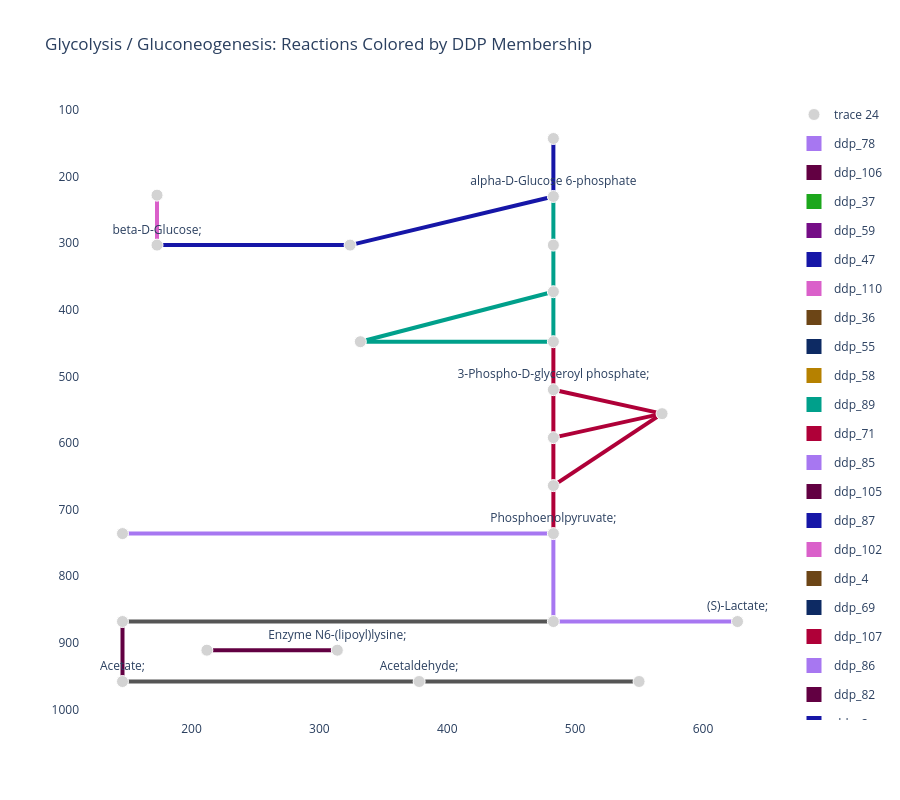

Notebook code for this chart:
### Markdown cell above
### Glycolysis Reactions Colored by DDP Membership

In this plot, each edge represents a reaction in the KEGG glycolysis/gluconeogenesis pathway. We color each reaction by the DDP it belongs to.

### Code cell
# KEGG pathway plot: glycolysis reactions colored by DDP membership

pathway_id_to_plot = "rn00010"  # Glycolysis / Gluconeogenesis

# Restrict labels to reactions assigned to DDPs.
ddp_edge_labels = rxn_to_ddp.copy()

with ddp_pathway_palette(ddp_edge_labels):
    fig = mern_support.kegg_pathway_plot(
        pathway=pathway_id_to_plot,
        dataset=dataset,
        rna=rna,
        user_labels=ddp_edge_labels,
        edge_width=4,
        show_node_labels=True,
        node_label_fraction=0.35,
    )

fig.update_layout(
    title="Glycolysis / Gluconeogenesis: Reactions Colored by DDP Membership"
)

fig.write_image("glycolysis_ddp_plot.png", width=1200, height=800, scale=2)
fig.show()

### Figure 1 — Plotly figure (JSON) as saved in the notebook; plotly's stock layout.template omitted (floating-point values rounded to 4 significant figures)
{"data": [{"hoverinfo": "none", "line": {"color": "#00A08B", "width": 4}, "mode": "lines", "showlegend": false, "type": "scatter", "x": [483, 483, null], "y": [303, 373, null]}, {"hoverinfo": "none", "line": {"color": "#00A08B", "width": 4}, "mode": "lines", "showlegend": false, "type": "scatter", "x": [483, 483, null], "y": [303, 230, null]}, {"hoverinfo": "none", "line": {"color": "#00A08B", "width": 4}, "mode": "lines", "showlegend": false, "type": "scatter", "x": [483, 483, null], "y": [373, 448, null]}, {"hoverinfo": "none", "line": {"color": "#00A08B", "width": 4}, "mode": "lines", "showlegend": false, "type": "scatter", "x": [483, 332, null], "y": [373, 448, null]}, {"hoverinfo": "none", "line": {"color": "#00A08B", "width": 4}, "mode": "lines", "showlegend": false, "type": "scatter", "x": [483, 332, null], "y": [448, 448, null]}, {"hoverinfo": "none", "line": {"color": "#AF0038", "width": 4}, "mode": "lines", "showlegend": false, "type": "scatter", "x": [483, 483, null], "y": [448, 520, null]}, {"hoverinfo": "none", "line": {"color": "#AF0038", "width": 4}, "mode": "lines", "showlegend": false, "type": "scatter", "x": [483, 483, null], "y": [520, 592, null]}, {"hoverinfo": "none", "line": {"color": "#AF0038", "width": 4}, "mode": "lines", "showlegend": false, "type": "scatter", "x": [483, 568, null], "y": [520, 556, null]}, {"hoverinfo": "none", "line": {"color": "#AF0038", "width": 4}, "mode": "lines", "showlegend": false, "type": "scatter", "x": [483, 483, null], "y": [592, 664, null]}, {"hoverinfo": "none", "line": {"color": "#AF0038", "width": 4}, "mode": "lines", "showlegend": false, "type": "scatter", "x": [483, 568, null], "y": [592, 556, null]}, {"hoverinfo": "none", "line": {"color": "#AF0038", "width": 4}, "mode": "lines", "showlegend": false, "type": "scatter", "x": [483, 483, null], "y": [664, 736, null]}, {"hoverinfo": "none", "line": {"color": "#AF0038", "width": 4}, "mode": "lines", "showlegend": false, "type": "scatter", "x": [483, 568, null], "y": [664, 556, null]}, {"hoverinfo": "none", "line": {"color": "#A777F1", "width": 4}, "mode": "lines", "showlegend": false, "type": "scatter", "x": [483, 483, null], "y": [736, 868, null]}, {"hoverinfo": "none", "line": {"color": "#A777F1", "width": 4}, "mode": "lines", "showlegend": false, "type": "scatter", "x": [483, 146, null], "y": [736, 736, null]}, {"hoverinfo": "none", "line": {"color": "#555555", "width": 4}, "mode": "lines", "showlegend": false, "type": "scatter", "x": [483, 146, null], "y": [868, 868, null]}, {"hoverinfo": "none", "line": {"color": "#A777F1", "width": 4}, "mode": "lines", "showlegend": false, "type": "scatter", "x": [483, 627, null], "y": [868, 868, null]}, {"hoverinfo": "none", "line": {"color": "#620042", "width": 4}, "mode": "lines", "showlegend": false, "type": "scatter", "x": [146, 146, null], "y": [868, 958, null]}, {"hoverinfo": "none", "line": {"color": "#1616A7", "width": 4}, "mode": "lines", "showlegend": false, "type": "scatter", "x": [483, 324, null], "y": [230, 303, null]}, {"hoverinfo": "none", "line": {"color": "#1616A7", "width": 4}, "mode": "lines", "showlegend": false, "type": "scatter", "x": [483, 483, null], "y": [230, 143, null]}, {"hoverinfo": "none", "line": {"color": "#1616A7", "width": 4}, "mode": "lines", "showlegend": false, "type": "scatter", "x": [324, 173, null], "y": [303, 303, null]}, {"hoverinfo": "none", "line": {"color": "#555555", "width": 4}, "mode": "lines", "showlegend": false, "type": "scatter", "x": [378, 146, null], "y": [958, 958, null]}, {"hoverinfo": "none", "line": {"color": "#555555", "width": 4}, "mode": "lines", "showlegend": false, "type": "scatter", "x": [378, 550, null], "y": [958, 958, null]}, {"hoverinfo": "none", "line": {"color": "#DA60CA", "width": 4}, "mode": "lines", "showlegend": false, "type": "scatter", "x": [173, 173, null], "y": [228, 303, null]}, {"hoverinfo": "none", "line": {"color": "#620042", "width": 4}, "mode": "lines", "showlegend": false, "type": "scatter", "x": [212, 314, null], "y": [911, 911, null]}, {"hoverinfo": "text", "hoverlabel": {"bgcolor": "white"}, "hovertemplate": "%{hovertext}<extra></extra>", "hovertext": ["Name: D-Fructose 6-phosphate;<br>ID: cpd:C00085", "Name: D-Fructose 1,6-bisphosphate<br>ID: cpd:C00354", "Name: D-Glyceraldehyde 3-phosphate;<br>ID: cpd:C00118", "Name: Glycerone phosphate;<br>ID: cpd:C00111", "Name: 3-Phospho-D-glyceroyl phosphate;<br>ID: cpd:C00236", "Name: 3-Phospho-D-glycerate;<br>ID: cpd:C00197", "Name: 2-Phospho-D-glycerate;<br>ID: cpd:C00631", "Name: Phosphoenolpyruvate;<br>ID: cpd:C00074", "Name: Pyruvate;<br>ID: cpd:C00022", "Name: Acetyl-CoA;<br>ID: cpd:C00024", "Name: alpha-D-Glucose 6-phosphate<br>ID: cpd:C00668", "Name: beta-D-Glucose 6-phosphate<br>ID: cpd:C01172", "Name: D-Glucose 1-phosphate;<br>ID: cpd:C00103", "Name: Oxaloacetate;<br>ID: cpd:C00036", "Name: (S)-Lactate;<br>ID: cpd:C00186", "Name: Acetaldehyde;<br>ID: cpd:C00084", "Name: Acetate;<br>ID: cpd:C00033", "Name: Ethanol;<br>ID: cpd:C00469", "Name: 2,3-Bisphospho-D-glycerate;<br>ID: cpd:C01159", "Name: alpha-D-Glucose<br>ID: cpd:C00267", "Name: beta-D-Glucose;<br>ID: cpd:C00221", "Name: Enzyme N6-(dihydrolipoyl)lysine;<br>ID: cpd:C15973", "Name: Enzyme N6-(lipoyl)lysine;<br>ID: cpd:C15972"], "marker": {"color": ["lightgray", "lightgray", "lightgray", "lightgray", "lightgray", "lightgray", "lightgray", "lightgray", "lightgray", "lightgray", "lightgray", "lightgray", "lightgray", "lightgray", "lightgray", "lightgray", "lightgray", "lightgray", "lightgray", "lightgray", "lightgray", "lightgray", "lightgray"], "opacity": 1, "size": [12, 12, 12, 12, 12, 12, 12, 12, 12, 12, 12, 12, 12, 12, 12, 12, 12, 12, 12, 12, 12, 12, 12]}, "mode": "markers+text", "text": [null, null, null, null, "3-Phospho-D-glyceroyl phosphate;", null, null, "Phosphoenolpyruvate;", null, null, "alpha-D-Glucose 6-phosphate", null, null, null, "(S)-Lactate;", "Acetaldehyde;", "Acetate;", null, null, null, "beta-D-Glucose;", null, "Enzyme N6-(lipoyl)lysine;"], "textposition": "top center", "type": "scatter", "x": [483, 483, 483, 332, 483, 483, 483, 483, 483, 146, 483, 324, 483, 146, 627, 378, 146, 550, 568, 173, 173, 212, 314], "y": [303, 373, 448, 448, 520, 592, 664, 736, 868, 868, 230, 303, 143, 736, 868, 958, 958, 958, 556, 228, 303, 911, 911]}, {"hoverinfo": "text", "marker": {"opacity": 0, "size": 10}, "mode": "markers", "showlegend": false, "text": ["Reaction: rn:R00764 rn:R00756 rn:R00762 rn:R05805<br>Value: ddp_89<br>Size: 2.00", "Reaction: rn:R13199<br>Value: ddp_89<br>Size: 2.00", "Reaction: rn:R01068<br>Value: ddp_89<br>Size: 2.00", "Reaction: rn:R01068<br>Value: ddp_89<br>Size: 2.00", "Reaction: rn:R01015<br>Value: ddp_89<br>Size: 2.00", "Reaction: rn:R01061 rn:R01063<br>Value: ddp_71<br>Size: 2.00", "Reaction: rn:R01512<br>Value: ddp_71<br>Size: 2.00", "Reaction: rn:R01662<br>Value: ddp_71<br>Size: 2.00", "Reaction: rn:R01518<br>Value: ddp_71<br>Size: 2.00", "Reaction: rn:R01516<br>Value: ddp_71<br>Size: 2.00", "Reaction: rn:R00658<br>Value: ddp_71<br>Size: 2.00", "Reaction: rn:R09532<br>Value: ddp_71<br>Size: 2.00", "Reaction: rn:R00199 rn:R00200 rn:R00206 rn:R02320<br>Value: ddp_78<br>Size: 2.00", "Reaction: rn:R00341 rn:R00345 rn:R00346 rn:R00431 rn:R00726<br>Value: ddp_78<br>Size: 2.00", "Reaction: rn:R00209 rn:R00212 rn:R01196 rn:R10866<br>Value: NA<br>Size: 2.00", "Reaction: rn:R00196 rn:R00703 rn:R01447 rn:R13050<br>Value: ddp_78<br>Size: 2.00", "Reaction: rn:R00229 rn:R00235<br>Value: ddp_106<br>Size: 2.00", "Reaction: rn:R02739<br>Value: ddp_87<br>Size: 2.00", "Reaction: rn:R00959<br>Value: ddp_87<br>Size: 2.00", "Reaction: rn:R01600 rn:R02187 rn:R09086<br>Value: ddp_87<br>Size: 2.00", "Reaction: rn:R00710 rn:R00711<br>Value: NA<br>Size: 2.00", "Reaction: rn:R00746 rn:R00754 rn:R05198 rn:R09127 rn:R09479<br>Value: NA<br>Size: 2.00", "Reaction: rn:R01602<br>Value: ddp_102<br>Size: 2.00", "Reaction: rn:R07618<br>Value: ddp_14<br>Size: 2.00"], "type": "scatter", "x": [483, 483, 483, 407.5, 407.5, 483, 483, 525.5, 483, 525.5, 483, 525.5, 483, 314.5, 314.5, 555, 146, 403.5, 483, 248.5, 262, 464, 173, 263], "y": [338, 266.5, 410.5, 410.5, 448, 484, 556, 538, 628, 574, 700, 610, 802, 736, 868, 868, 913, 266.5, 186.5, 303, 958, 958, 265.5, 911]}, {"legendgroup": "ddp_78", "marker": {"color": "#A777F1", "size": 15, "symbol": "square"}, "mode": "markers", "name": "ddp_78", "showlegend": true, "type": "scatter", "x": [null], "y": [null]}, {"legendgroup": "ddp_106", "marker": {"color": "#620042", "size": 15, "symbol": "square"}, "mode": "markers", "name": "ddp_106", "showlegend": true, "type": "scatter", "x": [null], "y": [null]}, {"legendgroup": "ddp_37", "marker": {"color": "#1CA71C", "size": 15, "symbol": "square"}, "mode": "markers", "name": "ddp_37", "showlegend": true, "type": "scatter", "x": [null], "y": [null]}, {"legendgroup": "ddp_59", "marker": {"color": "#750D86", "size": 15, "symbol": "square"}, "mode": "markers", "name": "ddp_59", "showlegend": true, "type": "scatter", "x": [null], "y": [null]}, {"legendgroup": "ddp_47", "marker": {"color": "#1616A7", "size": 15, "symbol": "square"}, "mode": "markers", "name": "ddp_47", "showlegend": true, "type": "scatter", "x": [null], "y": [null]}, {"legendgroup": "ddp_110", "marker": {"color": "#DA60CA", "size": 15, "symbol": "square"}, "mode": "markers", "name": "ddp_110", "showlegend": true, "type": "scatter", "x": [null], "y": [null]}, {"legendgroup": "ddp_36", "marker": {"color": "#6C4516", "size": 15, "symbol": "square"}, "mode": "markers", "name": "ddp_36", "showlegend": true, "type": "scatter", "x": [null], "y": [null]}, {"legendgroup": "ddp_55", "marker": {"color": "#0D2A63", "size": 15, "symbol": "square"}, "mode": "markers", "name": "ddp_55", "showlegend": true, "type": "scatter", "x": [null], "y": [null]}, {"legendgroup": "ddp_58", "marker": {"color": "#B68100", "size": 15, "symbol": "square"}, "mode": "markers", "name": "ddp_58", "showlegend": true, "type": "scatter", "x": [null], "y": [null]}, {"legendgroup": "ddp_89", "marker": {"color": "#00A08B", "size": 15, "symbol": "square"}, "mode": "markers", "name": "ddp_89", "showlegend": true, "type": "scatter", "x": [null], "y": [null]}, {"legendgroup": "ddp_71", "marker": {"color": "#AF0038", "size": 15, "symbol": "square"}, "mode": "markers", "name": "ddp_71", "showlegend": true, "type": "scatter", "x": [null], "y": [null]}, {"legendgroup": "ddp_85", "marker": {"color": "#A777F1", "size": 15, "symbol": "square"}, "mode": "markers", "name": "ddp_85", "showlegend": true, "type": "scatter", "x": [null], "y": [null]}, {"legendgroup": "ddp_105", "marker": {"color": "#620042", "size": 15, "symbol": "square"}, "mode": "markers", "name": "ddp_105", "showlegend": true, "type": "scatter", "x": [null], "y": [null]}, {"legendgroup": "ddp_87", "marker": {"color": "#1616A7", "size": 15, "symbol": "square"}, "mode": "markers", "name": "ddp_87", "showlegend": true, "type": "scatter", "x": [null], "y": [null]}, {"legendgroup": "ddp_102", "marker": {"color": "#DA60CA", "size": 15, "symbol": "square"}, "mode": "markers", "name": "ddp_102", "showlegend": true, "type": "scatter", "x": [null], "y": [null]}, {"legendgroup": "ddp_4", "marker": {"color": "#6C4516", "size": 15, "symbol": "square"}, "mode": "markers", "name": "ddp_4", "showlegend": true, "type": "scatter", "x": [null], "y": [null]}, {"legendgroup": "ddp_69", "marker": {"color": "#0D2A63", "size": 15, "symbol": "square"}, "mode": "markers", "name": "ddp_69", "showlegend": true, "type": "scatter", "x": [null], "y": [null]}, {"legendgroup": "ddp_107", "marker": {"color": "#AF0038", "size": 15, "symbol": "square"}, "mode": "markers", "name": "ddp_107", "showlegend": true, "type": "scatter", "x": [null], "y": [null]}, {"legendgroup": "ddp_86", "marker": {"color": "#A777F1", "size": 15, "symbol": "square"}, "mode": "markers", "name": "ddp_86", "showlegend": true, "type": "scatter", "x": [null], "y": [null]}, {"legendgroup": "ddp_82", "marker": {"color": "#620042", "size": 15, "symbol": "square"}, "mode": "markers", "name": "ddp_82", "showlegend": true, "type": "scatter", "x": [null], "y": [null]}, {"legendgroup": "ddp_2", "marker": {"color": "#1616A7", "size": 15, "symbol": "square"}, "mode": "markers", "name": "ddp_2", "showlegend": true, "type": "scatter", "x": [null], "y": [null]}, {"legendgroup": "ddp_79", "marker": {"color": "#DA60CA", "size": 15, "symbol": "square"}, "mode": "markers", "name": "ddp_79", "showlegend": true, "type": "scatter", "x": [null], "y": [null]}, {"legendgroup": "ddp_90", "marker": {"color": "#FB00D1", "size": 15, "symbol": "square"}, "mode": "markers", "name": "ddp_90", "showlegend": true, "type": "scatter", "x": [null], "y": [null]}, {"legendgroup": "ddp_24", "marker": {"color": "#6C4516", "size": 15, "symbol": "square"}, "mode": "markers", "name": "ddp_24", "showlegend": true, "type": "scatter", "x": [null], "y": [null]}, {"legendgroup": "ddp_28", "marker": {"color": "#0D2A63", "size": 15, "symbol": "square"}, "mode": "markers", "name": "ddp_28", "showlegend": true, "type": "scatter", "x": [null], "y": [null]}, {"legendgroup": "ddp_62", "marker": {"color": "#AF0038", "size": 15, "symbol": "square"}, "mode": "markers", "name": "ddp_62", "showlegend": true, "type": "scatter", "x": [null], "y": [null]}, {"legendgroup": "ddp_23", "marker": {"color": "#A777F1", "size": 15, "symbol": "square"}, "mode": "markers", "name": "ddp_23", "showlegend": true, "type": "scatter", "x": [null], "y": [null]}, {"legendgroup": "ddp_34", "marker": {"color": "#620042", "size": 15, "symbol": "square"}, "mode": "markers", "name": "ddp_34", "showlegend": true, "type": "scatter", "x": [null], "y": [null]}, {"legendgroup": "ddp_46", "marker": {"color": "#DA16FF", "size": 15, "symbol": "square"}, "mode": "markers", "name": "ddp_46", "showlegend": true, "type": "scatter", "x": [null], "y": [null]}, {"legendgroup": "ddp_67", "marker": {"color": "#1616A7", "size": 15, "symbol": "square"}, "mode": "markers", "name": "ddp_67", "showlegend": true, "type": "scatter", "x": [null], "y": [null]}, {"legendgroup": "ddp_64", "marker": {"color": "#DA60CA", "size": 15, "symbol": "square"}, "mode": "markers", "name": "ddp_64", "showlegend": true, "type": "scatter", "x": [null], "y": [null]}, {"legendgroup": "ddp_15", "marker": {"color": "#6C4516", "size": 15, "symbol": "square"}, "mode": "markers", "name": "ddp_15", "showlegend": true, "type": "scatter", "x": [null], "y": [null]}, {"legendgroup": "ddp_22", "marker": {"color": "#0D2A63", "size": 15, "symbol": "square"}, "mode": "markers", "name": "ddp_22", "showlegend": true, "type": "scatter", "x": [null], "y": [null]}, {"legendgroup": "ddp_1", "marker": {"color": "#AF0038", "size": 15, "symbol": "square"}, "mode": "markers", "name": "ddp_1", "showlegend": true, "type": "scatter", "x": [null], "y": [null]}, {"legendgroup": "ddp_56", "marker": {"color": "#A777F1", "size": 15, "symbol": "square"}, "mode": "markers", "name": "ddp_56", "showlegend": true, "type": "scatter", "x": [null], "y": [null]}, {"legendgroup": "ddp_68", "marker": {"color": "#620042", "size": 15, "symbol": "square"}, "mode": "markers", "name": "ddp_68", "showlegend": true, "type": "scatter", "x": [null], "y": [null]}, {"legendgroup": "ddp_96", "marker": {"color": "#1616A7", "size": 15, "symbol": "square"}, "mode": "markers", "name": "ddp_96", "showlegend": true, "type": "scatter", "x": [null], "y": [null]}, {"legendgroup": "ddp_98", "marker": {"color": "#DA60CA", "size": 15, "symbol": "square"}, "mode": "markers", "name": "ddp_98", "showlegend": true, "type": "scatter", "x": [null], "y": [null]}, {"legendgroup": "ddp_94", "marker": {"color": "#6C7C32", "size": 15, "symbol": "square"}, "mode": "markers", "name": "ddp_94", "showlegend": true, "type": "scatter", "x": [null], "y": [null]}, {"legendgroup": "ddp_74", "marker": {"color": "#6C4516", "size": 15, "symbol": "square"}, "mode": "markers", "name": "ddp_74", "showlegend": true, "type": "scatter", "x": [null], "y": [null]}, {"legendgroup": "ddp_95", "marker": {"color": "#0D2A63", "size": 15, "symbol": "square"}, "mode": "markers", "name": "ddp_95", "showlegend": true, "type": "scatter", "x": [null], "y": [null]}, {"legendgroup": "ddp_40", "marker": {"color": "#AF0038", "size": 15, "symbol": "square"}, "mode": "markers", "name": "ddp_40", "showlegend": true, "type": "scatter", "x": [null], "y": [null]}, {"legendgroup": "ddp_38", "marker": {"color": "#A777F1", "size": 15, "symbol": "square"}, "mode": "markers", "name": "ddp_38", "showlegend": true, "type": "scatter", "x": [null], "y": [null]}, {"legendgroup": "ddp_14", "marker": {"color": "#620042", "size": 15, "symbol": "square"}, "mode": "markers", "name": "ddp_14", "showlegend": true, "type": "scatter", "x": [null], "y": [null]}, {"legendgroup": "ddp_108", "marker": {"color": "#1616A7", "size": 15, "symbol": "square"}, "mode": "markers", "name": "ddp_108", "showlegend": true, "type": "scatter", "x": [null], "y": [null]}, {"legendgroup": "ddp_48", "marker": {"color": "#DA60CA", "size": 15, "symbol": "square"}, "mode": "markers", "name": "ddp_48", "showlegend": true, "type": "scatter", "x": [null], "y": [null]}, {"legendgroup": "ddp_75", "marker": {"color": "#6C4516", "size": 15, "symbol": "square"}, "mode": "markers", "name": "ddp_75", "showlegend": true, "type": "scatter", "x": [null], "y": [null]}, {"legendgroup": "ddp_80", "marker": {"color": "#0D2A63", "size": 15, "symbol": "square"}, "mode": "markers", "name": "ddp_80", "showlegend": true, "type": "scatter", "x": [null], "y": [null]}, {"legendgroup": "ddp_104", "marker": {"color": "#AF0038", "size": 15, "symbol": "square"}, "mode": "markers", "name": "ddp_104", "showlegend": true, "type": "scatter", "x": [null], "y": [null]}, {"legendgroup": "ddp_11", "marker": {"color": "#A777F1", "size": 15, "symbol": "square"}, "mode": "markers", "name": "ddp_11", "showlegend": true, "type": "scatter", "x": [null], "y": [null]}, {"legendgroup": "ddp_60", "marker": {"color": "#620042", "size": 15, "symbol": "square"}, "mode": "markers", "name": "ddp_60", "showlegend": true, "type": "scatter", "x": [null], "y": [null]}, {"legendgroup": "ddp_84", "marker": {"color": "#1616A7", "size": 15, "symbol": "square"}, "mode": "markers", "name": "ddp_84", "showlegend": true, "type": "scatter", "x": [null], "y": [null]}, {"legendgroup": "ddp_16", "marker": {"color": "#DA60CA", "size": 15, "symbol": "square"}, "mode": "markers", "name": "ddp_16", "showlegend": true, "type": "scatter", "x": [null], "y": [null]}, {"legendgroup": "ddp_99", "marker": {"color": "#6C4516", "size": 15, "symbol": "square"}, "mode": "markers", "name": "ddp_99", "showlegend": true, "type": "scatter", "x": [null], "y": [null]}, {"legendgroup": "ddp_27", "marker": {"color": "#0D2A63", "size": 15, "symbol": "square"}, "mode": "markers", "name": "ddp_27", "showlegend": true, "type": "scatter", "x": [null], "y": [null]}, {"legendgroup": "ddp_88", "marker": {"color": "#AF0038", "size": 15, "symbol": "square"}, "mode": "markers", "name": "ddp_88", "showlegend": true, "type": "scatter", "x": [null], "y": [null]}, {"legendgroup": "ddp_76", "marker": {"color": "#A777F1", "size": 15, "symbol": "square"}, "mode": "markers", "name": "ddp_76", "showlegend": true, "type": "scatter", "x": [null], "y": [null]}, {"legendgroup": "ddp_5", "marker": {"color": "#620042", "size": 15, "symbol": "square"}, "mode": "markers", "name": "ddp_5", "showlegend": true, "type": "scatter", "x": [null], "y": [null]}, {"legendgroup": "ddp_6", "marker": {"color": "#1616A7", "size": 15, "symbol": "square"}, "mode": "markers", "name": "ddp_6", "showlegend": true, "type": "scatter", "x": [null], "y": [null]}, {"legendgroup": "ddp_97", "marker": {"color": "#DA60CA", "size": 15, "symbol": "square"}, "mode": "markers", "name": "ddp_97", "showlegend": true, "type": "scatter", "x": [null], "y": [null]}, {"legendgroup": "ddp_65", "marker": {"color": "#6C4516", "size": 15, "symbol": "square"}, "mode": "markers", "name": "ddp_65", "showlegend": true, "type": "scatter", "x": [null], "y": [null]}, {"legendgroup": "ddp_77", "marker": {"color": "#0D2A63", "size": 15, "symbol": "square"}, "mode": "markers", "name": "ddp_77", "showlegend": true, "type": "scatter", "x": [null], "y": [null]}, {"legendgroup": "ddp_70", "marker": {"color": "#AF0038", "size": 15, "symbol": "square"}, "mode": "markers", "name": "ddp_70", "showlegend": true, "type": "scatter", "x": [null], "y": [null]}, {"legendgroup": "ddp_73", "marker": {"color": "#A777F1", "size": 15, "symbol": "square"}, "mode": "markers", "name": "ddp_73", "showlegend": true, "type": "scatter", "x": [null], "y": [null]}, {"legendgroup": "ddp_100", "marker": {"color": "#778AAE", "size": 15, "symbol": "square"}, "mode": "markers", "name": "ddp_100", "showlegend": true, "type": "scatter", "x": [null], "y": [null]}, {"legendgroup": "ddp_92", "marker": {"color": "#B2828D", "size": 15, "symbol": "square"}, "mode": "markers", "name": "ddp_92", "showlegend": true, "type": "scatter", "x": [null], "y": [null]}, {"legendgroup": "ddp_26", "marker": {"color": "#620042", "size": 15, "symbol": "square"}, "mode": "markers", "name": "ddp_26", "showlegend": true, "type": "scatter", "x": [null], "y": [null]}, {"legendgroup": "ddp_103", "marker": {"color": "#862A16", "size": 15, "symbol": "square"}, "mode": "markers", "name": "ddp_103", "showlegend": true, "type": "scatter", "x": [null], "y": [null]}, {"legendgroup": "ddp_9", "marker": {"color": "#1616A7", "size": 15, "symbol": "square"}, "mode": "markers", "name": "ddp_9", "showlegend": true, "type": "scatter", "x": [null], "y": [null]}, {"legendgroup": "ddp_81", "marker": {"color": "#DA60CA", "size": 15, "symbol": "square"}, "mode": "markers", "name": "ddp_81", "showlegend": true, "type": "scatter", "x": [null], "y": [null]}, {"legendgroup": "ddp_41", "marker": {"color": "#6C4516", "size": 15, "symbol": "square"}, "mode": "markers", "name": "ddp_41", "showlegend": true, "type": "scatter", "x": [null], "y": [null]}, {"legendgroup": "ddp_42", "marker": {"color": "#0D2A63", "size": 15, "symbol": "square"}, "mode": "markers", "name": "ddp_42", "showlegend": true, "type": "scatter", "x": [null], "y": [null]}, {"legendgroup": "ddp_54", "marker": {"color": "#AF0038", "size": 15, "symbol": "square"}, "mode": "markers", "name": "ddp_54", "showlegend": true, "type": "scatter", "x": [null], "y": [null]}, {"legendgroup": "ddp_66", "marker": {"color": "#EB663B", "size": 15, "symbol": "square"}, "mode": "markers", "name": "ddp_66", "showlegend": true, "type": "scatter", "x": [null], "y": [null]}, {"legendgroup": "ddp_51", "marker": {"color": "#A777F1", "size": 15, "symbol": "square"}, "mode": "markers", "name": "ddp_51", "showlegend": true, "type": "scatter", "x": [null], "y": [null]}, {"legendgroup": "ddp_93", "marker": {"color": "#620042", "size": 15, "symbol": "square"}, "mode": "markers", "name": "ddp_93", "showlegend": true, "type": "scatter", "x": [null], "y": [null]}, {"legendgroup": "ddp_109", "marker": {"color": "#1616A7", "size": 15, "symbol": "square"}, "mode": "markers", "name": "ddp_109", "showlegend": true, "type": "scatter", "x": [null], "y": [null]}, {"legendgroup": "ddp_61", "marker": {"color": "#DA60CA", "size": 15, "symbol": "square"}, "mode": "markers", "name": "ddp_61", "showlegend": true, "type": "scatter", "x": [null], "y": [null]}, {"legendgroup": "ddp_50", "marker": {"color": "#6C4516", "size": 15, "symbol": "square"}, "mode": "markers", "name": "ddp_50", "showlegend": true, "type": "scatter", "x": [null], "y": [null]}, {"legendgroup": "ddp_53", "marker": {"color": "#222A2A", "size": 15, "symbol": "square"}, "mode": "markers", "name": "ddp_53", "showlegend": true, "type": "scatter", "x": [null], "y": [null]}, {"legendgroup": "ddp_101", "marker": {"color": "#0D2A63", "size": 15, "symbol": "square"}, "mode": "markers", "name": "ddp_101", "showlegend": true, "type": "scatter", "x": [null], "y": [null]}, {"legendgroup": "ddp_0", "marker": {"color": "#AF0038", "size": 15, "symbol": "square"}, "mode": "markers", "name": "ddp_0", "showlegend": true, "type": "scatter", "x": [null], "y": [null]}, {"legendgroup": "ddp_63", "marker": {"color": "#A777F1", "size": 15, "symbol": "square"}, "mode": "markers", "name": "ddp_63", "showlegend": true, "type": "scatter", "x": [null], "y": [null]}, {"legendgroup": "ddp_39", "marker": {"color": "#620042", "size": 15, "symbol": "square"}, "mode": "markers", "name": "ddp_39", "showlegend": true, "type": "scatter", "x": [null], "y": [null]}, {"legendgroup": "ddp_91", "marker": {"color": "#FC0080", "size": 15, "symbol": "square"}, "mode": "markers", "name": "ddp_91", "showlegend": true, "type": "scatter", "x": [null], "y": [null]}, {"legendgroup": "ddp_57", "marker": {"color": "#1616A7", "size": 15, "symbol": "square"}, "mode": "markers", "name": "ddp_57", "showlegend": true, "type": "scatter", "x": [null], "y": [null]}, {"legendgroup": "ddp_31", "marker": {"color": "#DA60CA", "size": 15, "symbol": "square"}, "mode": "markers", "name": "ddp_31", "showlegend": true, "type": "scatter", "x": [null], "y": [null]}, {"legendgroup": "ddp_21", "marker": {"color": "#6C4516", "size": 15, "symbol": "square"}, "mode": "markers", "name": "ddp_21", "showlegend": true, "type": "scatter", "x": [null], "y": [null]}, {"legendgroup": "ddp_83", "marker": {"color": "#511CFB", "size": 15, "symbol": "square"}, "mode": "markers", "name": "ddp_83", "showlegend": true, "type": "scatter", "x": [null], "y": [null]}, {"legendgroup": "ddp_17", "marker": {"color": "#0D2A63", "size": 15, "symbol": "square"}, "mode": "markers", "name": "ddp_17", "showlegend": true, "type": "scatter", "x": [null], "y": [null]}, {"legendgroup": "ddp_32", "marker": {"color": "#E15F99", "size": 15, "symbol": "square"}, "mode": "markers", "name": "ddp_32", "showlegend": true, "type": "scatter", "x": [null], "y": [null]}, {"legendgroup": "ddp_33", "marker": {"color": "#AF0038", "size": 15, "symbol": "square"}, "mode": "markers", "name": "ddp_33", "showlegend": true, "type": "scatter", "x": [null], "y": [null]}, {"legendgroup": "ddp_30", "marker": {"color": "#A777F1", "size": 15, "symbol": "square"}, "mode": "markers", "name": "ddp_30", "showlegend": true, "type": "scatter", "x": [null], "y": [null]}, {"legendgroup": "ddp_72", "marker": {"color": "#620042", "size": 15, "symbol": "square"}, "mode": "markers", "name": "ddp_72", "showlegend": true, "type": "scatter", "x": [null], "y": [null]}, {"legendgroup": "ddp_49", "marker": {"color": "#1616A7", "size": 15, "symbol": "square"}, "mode": "markers", "name": "ddp_49", "showlegend": true, "type": "scatter", "x": [null], "y": [null]}, {"legendgroup": "ddp_44", "marker": {"color": "#FB0D0D", "size": 15, "symbol": "square"}, "mode": "markers", "name": "ddp_44", "showlegend": true, "type": "scatter", "x": [null], "y": [null]}, {"legendgroup": "ddp_52", "marker": {"color": "#DA60CA", "size": 15, "symbol": "square"}, "mode": "markers", "name": "ddp_52", "showlegend": true, "type": "scatter", "x": [null], "y": [null]}, {"legendgroup": "ddp_45", "marker": {"color": "#6C4516", "size": 15, "symbol": "square"}, "mode": "markers", "name": "ddp_45", "showlegend": true, "type": "scatter", "x": [null], "y": [null]}, {"legendgroup": "ddp_25", "marker": {"color": "#0D2A63", "size": 15, "symbol": "square"}, "mode": "markers", "name": "ddp_25", "showlegend": true, "type": "scatter", "x": [null], "y": [null]}, {"legendgroup": "ddp_19", "marker": {"color": "#AF0038", "size": 15, "symbol": "square"}, "mode": "markers", "name": "ddp_19", "showlegend": true, "type": "scatter", "x": [null], "y": [null]}, {"legendgroup": "ddp_35", "marker": {"color": "#A777F1", "size": 15, "symbol": "square"}, "mode": "markers", "name": "ddp_35", "showlegend": true, "type": "scatter", "x": [null], "y": [null]}, {"legendgroup": "ddp_20", "marker": {"color": "#620042", "size": 15, "symbol": "square"}, "mode": "markers", "name": "ddp_20", "showlegend": true, "type": "scatter", "x": [null], "y": [null]}, {"legendgroup": "ddp_7", "marker": {"color": "#1616A7", "size": 15, "symbol": "square"}, "mode": "markers", "name": "ddp_7", "showlegend": true, "type": "scatter", "x": [null], "y": [null]}, {"legendgroup": "ddp_10", "marker": {"color": "#DA60CA", "size": 15, "symbol": "square"}, "mode": "markers", "name": "ddp_10", "showlegend": true, "type": "scatter", "x": [null], "y": [null]}, {"legendgroup": "ddp_29", "marker": {"color": "#6C4516", "size": 15, "symbol": "square"}, "mode": "markers", "name": "ddp_29", "showlegend": true, "type": "scatter", "x": [null], "y": [null]}, {"legendgroup": "ddp_43", "marker": {"color": "#0D2A63", "size": 15, "symbol": "square"}, "mode": "markers", "name": "ddp_43", "showlegend": true, "type": "scatter", "x": [null], "y": [null]}, {"legendgroup": "ddp_13", "marker": {"color": "#AF0038", "size": 15, "symbol": "square"}, "mode": "markers", "name": "ddp_13", "showlegend": true, "type": "scatter", "x": [null], "y": [null]}, {"legendgroup": "ddp_12", "marker": {"color": "#A777F1", "size": 15, "symbol": "square"}, "mode": "markers", "name": "ddp_12", "showlegend": true, "type": "scatter", "x": [null], "y": [null]}, {"legendgroup": "ddp_3", "marker": {"color": "#2E91E5", "size": 15, "symbol": "square"}, "mode": "markers", "name": "ddp_3", "showlegend": true, "type": "scatter", "x": [null], "y": [null]}, {"legendgroup": "ddp_8", "marker": {"color": "#620042", "size": 15, "symbol": "square"}, "mode": "markers", "name": "ddp_8", "showlegend": true, "type": "scatter", "x": [null], "y": [null]}, {"legendgroup": "ddp_18", "marker": {"color": "#1616A7", "size": 15, "symbol": "square"}, "mode": "markers", "name": "ddp_18", "showlegend": true, "type": "scatter", "x": [null], "y": [null]}], "layout": {"height": 800, "hovermode": "closest", "plot_bgcolor": "white", "title": {"text": "Glycolysis / Gluconeogenesis: Reactions Colored by DDP Membership"}, "xaxis": {"showgrid": false}, "yaxis": {"autorange": "reversed", "showgrid": false}}}
